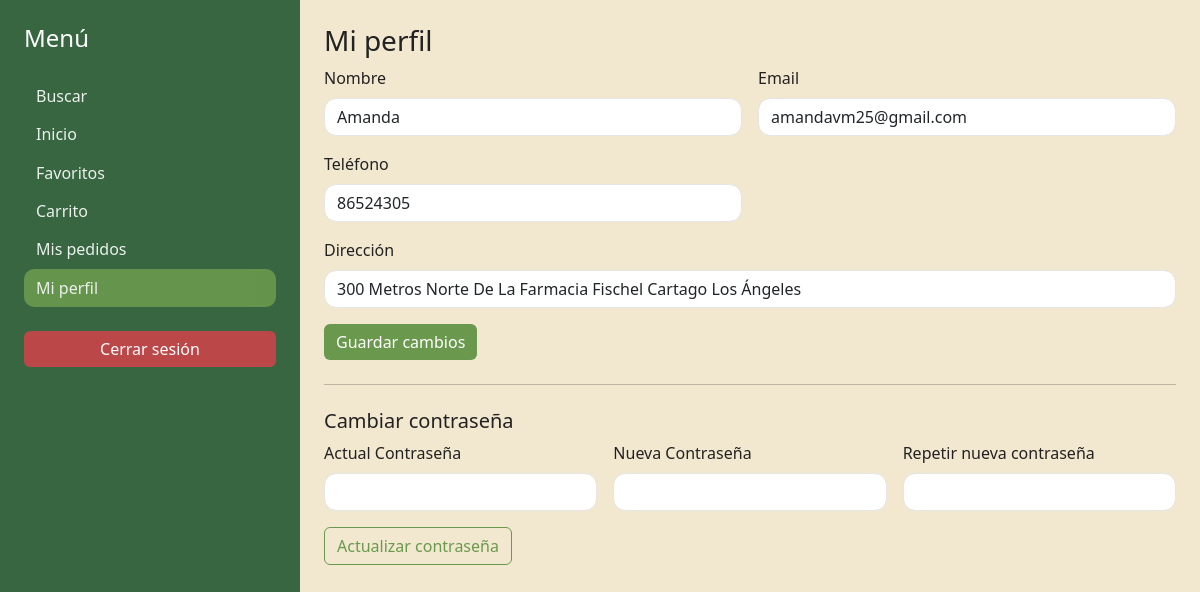
/cliente/perfil.php (signed in), run on the app's committed database.
### tables this page shows
CREATE TABLE `usuarios` (
  `Id_usuario` int(11) NOT NULL,
  `Nombre` varchar(120) NOT NULL,
  `Email` varchar(160) NOT NULL,
  `Contrasenia` varchar(255) NOT NULL,
  `Direccion` varchar(255) DEFAULT NULL,
  `Telefono` varchar(30) DEFAULT NULL,
  `Rol` enum('cliente','negocio','admin') NOT NULL DEFAULT 'cliente',
  `fecha_creacion` timestamp NOT NULL DEFAULT current_timestamp()
);

### cliente/perfil.php (the view, shortened to what this page needs)
<?php
require_once("../include/conexion.php");
$uid = $_SESSION['usuario']['Id_usuario'] ?? 0;
$st = $mysqli->prepare("SELECT Nombre, Email, Telefono, Direccion FROM usuarios WHERE Id_usuario=?");
$st->bind_param("i", $uid);
$st->execute();
$user = $st->get_result()->fetch_assoc();
?>
<!doctype html>
<html lang="es">
<head>
  <link href="https://cdn.jsdelivr.net/npm/bootstrap@5.3.6/dist/css/bootstrap.min.css" rel="stylesheet">
  <link href="../assets/css/app.css" rel="stylesheet">
</head>
<body>
  <div class="container-fluid">
    <div class="row">
      <?php include("../include/menu.php"); ?>
      <main class="col-md-9 p-4">
        <h3>Mi perfil</h3>
        <form method="post" class="row g-3">
          <div class="col-md-6">
            <label class="form-label">Nombre</label>
            <input class="form-control" name="nombre" value="<?php echo htmlspecialchars($user['Nombre'] ?? ''); ?>" required>
          </div>
          <div class="col-md-6">
            <label class="form-label">Email</label>
            <input type="email" class="form-control" name="email" value="<?php echo htmlspecialchars($user['Email'] ?? ''); ?>" required>
          </div>
          <div class="col-md-6">
            <label class="form-label">Teléfono</label>
            <input class="form-control" name="telefono" value="<?php echo htmlspecialchars($user['Telefono'] ?? ''); ?>">
          </div>
          <div class="col-md-12">
            <label class="form-label">Dirección</label>
            <input class="form-control" name="direccion" value="<?php echo htmlspecialchars($user['Direccion'] ?? ''); ?>">
          </div>
          <div class="col-12">
            <button class="btn btn-primary">Guardar cambios</button>
          </div>
        </form>
        <hr class="my-4">
        <h5>Cambiar contraseña</h5>
        <form method="post" class="row g-3">
          <div class="col-md-4">
            <label class="form-label">Actual Contraseña</label>
            <input type="password" class="form-control" name="actual" required>
          </div>
          <div class="col-md-4">
            <label class="form-label">Nueva Contraseña</label>
            <input type="password" class="form-control" name="nueva1" required>
          </div>
          <div class="col-md-4">
            <label class="form-label">Repetir nueva contraseña</label>
            <input type="password" class="form-control" name="nueva2" required>
          </div>
          <div class="col-12">
            <button class="btn btn-outline-primary">Actualizar contraseña</button>
          </div>
        </form>
      </main>
    </div>
  </div>
</body>
</html>

### assets/css/app.css (style rules this page uses)
:root { --clr-dark: #386641; --clr-mid: #6A994E; --clr-lime: #A7C957; --clr-cream: #F2E8CF; --clr-red: #BC4749; --bs-primary: var(--clr-mid); --bs-primary-rgb: 106, 153, 78; --bs-danger: var(--clr-red); --bs-link-color: var(--clr-mid); --bs-link-hover-color: #4f7e3f; }
html, body { height: 100%; }
body { background: var(--clr-cream) !important; color: #222; }
.btn-primary { border: none; }
.btn-outline-primary { border-color: var(--clr-mid); color: var(--clr-mid); }
.form-control, .form-select { border-radius: 12px; border-color: #e6e6e6; }
.btn-primary { --bs-btn-color: #fff; --bs-btn-bg: var(--clr-mid); --bs-btn-border-color: var(--clr-mid); --bs-btn-hover-color: #fff; --bs-btn-hover-bg: #5f8c45; --bs-btn-hover-border-color: #5f8c45; --bs-btn-focus-shadow-rgb: 106, 153, 78; --bs-btn-active-color: #fff; --bs-btn-active-bg: #4f7e3f; --bs-btn-active-border-color: #4f7e3f; --bs-btn-disabled-color: #fff; --bs-btn-disabled-bg: var(--clr-mid); --bs-btn-disabled-border-color: var(--clr-mid); }
.btn-outline-primary { --bs-btn-color: var(--clr-mid); --bs-btn-border-color: var(--clr-mid); --bs-btn-hover-color: #fff; --bs-btn-hover-bg: var(--clr-mid); --bs-btn-hover-border-color: var(--clr-mid); --bs-btn-active-color: #fff; --bs-btn-active-bg: var(--clr-mid); --bs-btn-active-border-color: var(--clr-mid); --bs-btn-disabled-color: var(--clr-mid); }

### data on the page
usuarios: nombre "Amanda", email "amandavm25@gmail.com", telefono "86524305", direccion "300 Metros Norte De La Farmacia Fischel Cartago Los Ángeles"
